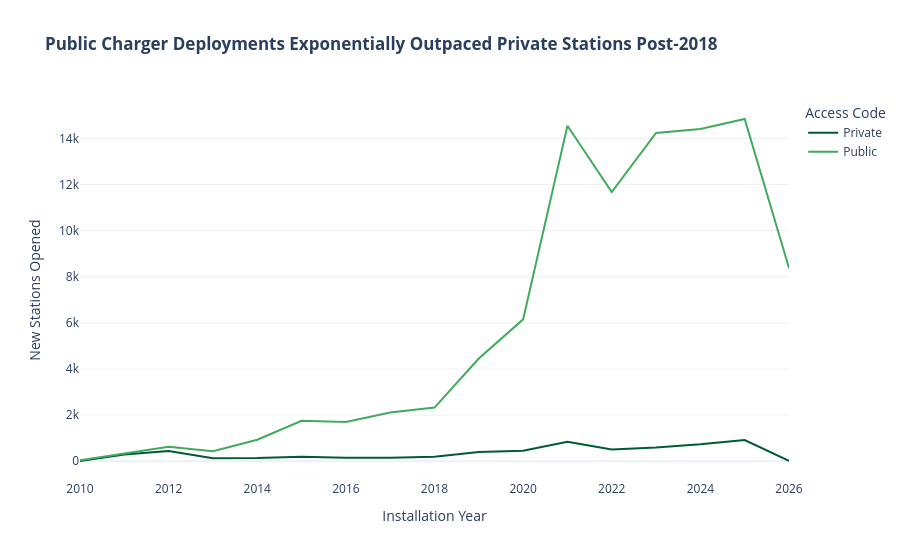

This figure's notebook cell:
### Code cell
## Question 1: How have public vs. private station deployments evolved over time?
#**Analytical Focus:** Spatial/Temporal comparative growth across public and private accessibility models.
df_q1 = df[(df['Year'] >= 2010) & (df['Year'] <= 2026)].groupby(['Year', 'Access Code'])['ID'].count().reset_index()

fig1 = px.line(
    df_q1, x='Year', y='ID', color='Access Code',
    title="<b>Public Charger Deployments Exponentially Outpaced Private Stations Post-2018</b>",
    labels={'ID': 'New Stations Opened', 'Year': 'Installation Year'},
    color_discrete_sequence=['#005a32', '#41ab5d'],
    template='plotly_white'
)
fig1.update_xaxes(showgrid=False)
fig1.update_yaxes(showgrid=True, gridcolor='#f0f0f0')
fig1.show()

### Figure 1 — Plotly figure (JSON) as saved in the notebook; plotly's stock layout.template omitted (floating-point values rounded to 4 significant figures)
{"data": [{"hovertemplate": "Access Code=Private<br>Installation Year=%{x}<br>New Stations Opened=%{y}<extra></extra>", "legendgroup": "Private", "line": {"color": "#005a32", "dash": "solid"}, "marker": {"symbol": "circle"}, "mode": "lines", "name": "Private", "orientation": "v", "showlegend": true, "type": "scatter", "x": [2010.0, 2011.0, 2012.0, 2013.0, 2014.0, 2015.0, 2016.0, 2017.0, 2018.0, 2019.0, 2020.0, 2021.0, 2022.0, 2023.0, 2024.0, 2025.0, 2026.0], "xaxis": "x", "y": [8, 286, 444, 126, 133, 187, 145, 150, 189, 394, 457, 845, 504, 591, 732, 920, 13], "yaxis": "y"}, {"hovertemplate": "Access Code=Public<br>Installation Year=%{x}<br>New Stations Opened=%{y}<extra></extra>", "legendgroup": "Public", "line": {"color": "#41ab5d", "dash": "solid"}, "marker": {"symbol": "circle"}, "mode": "lines", "name": "Public", "orientation": "v", "showlegend": true, "type": "scatter", "x": [2010.0, 2011.0, 2012.0, 2013.0, 2014.0, 2015.0, 2016.0, 2017.0, 2018.0, 2019.0, 2020.0, 2021.0, 2022.0, 2023.0, 2024.0, 2025.0, 2026.0], "xaxis": "x", "y": [38, 320, 631, 428, 931, 1754, 1696, 2116, 2325, 4456, 6152, 14550, 11671, 14239, 14414, 14844, 8381], "yaxis": "y"}], "layout": {"legend": {"title": {"text": "Access Code"}, "tracegroupgap": 0}, "title": {"text": "<b>Public Charger Deployments Exponentially Outpaced Private Stations Post-2018</b>"}, "xaxis": {"anchor": "y", "domain": [0, 1], "showgrid": false, "title": {"text": "Installation Year"}}, "yaxis": {"anchor": "x", "domain": [0, 1], "gridcolor": "#f0f0f0", "showgrid": true, "title": {"text": "New Stations Opened"}}}}
